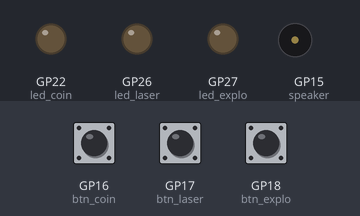
Bench run of a program on a simulated Raspberry Pi Pico running MicroPython. Shown: output pins drawn as LEDs (lit = HIGH), buzzer (waves = sounding). The test bench sets the inputs (shaded band); at power-on: GP16 (btn_coin) HIGH, GP17 (btn_laser) HIGH, GP18 (btn_explo) HIGH.

Above: at 1.2 s.
1.3 s: GP16 (btn_coin) pulled LOW for 0.15 s
At 2.5 s:
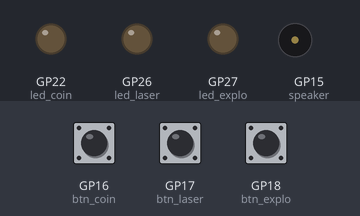
3.0 s: GP17 (btn_laser) pulled LOW for 0.15 s
At 3.07 s:
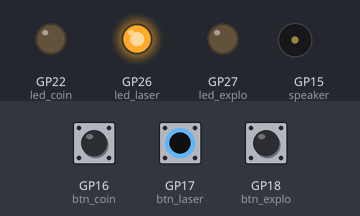
4.6 s: GP18 (btn_explo) pulled LOW for 0.15 s
At 5.1 s:
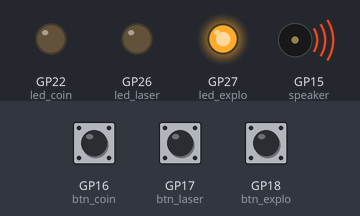
Timing chart, 0 to 7.6 s (numbered marks = the images above; inputs shaded):
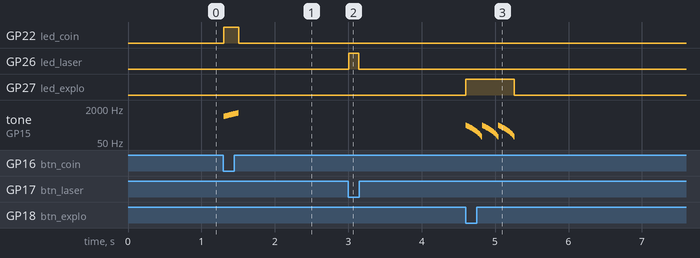

Measured:
- after the input at 1.3 s, GP22 (led_coin): LOW → HIGH at once, → LOW 0.20 s later; tone on GP15 (speaker): plays 800 Hz for 0.01 s, 820 Hz for 0.01 s, 840 Hz for 0.01 s, 860 Hz for 0.01 s, 880 Hz for 0.01 s, 900 Hz for 0.01 s … (20 notes in this stretch), starting at once
- after the input at 3.0 s, GP26 (led_laser): LOW → HIGH at once, → LOW 0.14 s later
- after the input at 4.6 s, GP27 (led_explo): LOW → HIGH at once, → LOW 0.66 s later; tone on GP15 (speaker): plays 300 Hz for 0.01 s, 290 Hz for 0.01 s, 280 Hz for 0.01 s, 270 Hz for 0.01 s, 260 Hz for 0.01 s, 250 Hz for 0.01 s … (66 notes in this stretch), starting at once

The program:

first_try.py
```python
from machine import Pin, PWM
import time

# ------------------- Setup -------------------
# Speaker
speaker = PWM(Pin(15))
speaker.duty_u16(0)

# Buttons
btn_coin = Pin(16, Pin.IN, Pin.PULL_UP)
btn_laser = Pin(17, Pin.IN, Pin.PULL_UP)
btn_explo = Pin(18, Pin.IN, Pin.PULL_UP)

# LEDs
led_coin = Pin(22, Pin.OUT)
led_laser = Pin(26, Pin.OUT)
led_explo = Pin(27, Pin.OUT)

# ------------------- Sound Effects -------------------
def coin_sound():
    led_coin.on()
    speaker.duty_u16(30000)
    for f in range(800, 1200, 20):
        speaker.freq(f)
        time.sleep(0.01)
    speaker.duty_u16(0)
    led_coin.off()

def laser_sound():
    led_laser.on()
    speaker.duty_u16(30000)
    for f in range(1500, 400, -40):
        speaker.freq(f)
        time.sleep(0.005)
    speaker.duty_u16(0)
    led_laser.off()

def explosion_sound():
    led_explo.on()
    speaker.duty_u16(30000)
    for _ in range(3):
        for f in range(300, 80, -10):
            speaker.freq(f)
            time.sleep(0.01)
    speaker.duty_u16(0)
    led_explo.off()

# ------------------- Button Edge Detection -------------------
prev_coin = 1
prev_laser = 1
prev_explo = 1

# ------------------- Main Loop -------------------
while True:
    # Coin button
    cur = btn_coin.value()
    if prev_coin == 1 and cur == 0:
        coin_sound()
    prev_coin = cur

    # Laser button
    cur = btn_laser.value()
    if prev_laser == 1 and cur == 0:
        laser_sound()
    prev_laser = cur

    # Explosion button
    cur = btn_explo.value()
    if prev_explo == 1 and cur == 0:
        explosion_sound()
    prev_explo = cur

    time.sleep(0.01)
```
